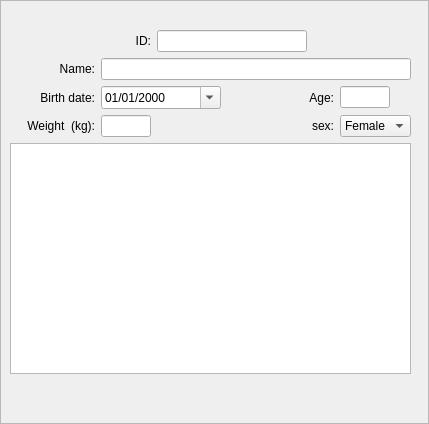
<?xml version="1.0" encoding="UTF-8"?>
<ui version="4.0">
 <class>Patient</class>
 <widget class="QFrame" name="Patient">
  <property name="geometry">
   <rect>
    <x>0</x>
    <y>0</y>
    <width>429</width>
    <height>424</height>
   </rect>
  </property>
  <property name="maximumSize">
   <size>
    <width>16777215</width>
    <height>16777215</height>
   </size>
  </property>
  <property name="windowTitle">
   <string>Frame</string>
  </property>
  <property name="frameShape">
   <enum>QFrame::StyledPanel</enum>
  </property>
  <property name="frameShadow">
   <enum>QFrame::Raised</enum>
  </property>
  <widget class="QWidget" name="layoutWidget">
   <property name="geometry">
    <rect>
     <x>0</x>
     <y>20</y>
     <width>421</width>
     <height>364</height>
    </rect>
   </property>
   <layout class="QGridLayout" name="grid_layout">
    <property name="margin">
     <number>10</number>
    </property>
    <item row="3" column="0">
     <widget class="QLabel" name="label_6">
      <property name="text">
       <string>Weight  (kg):</string>
      </property>
      <property name="alignment">
       <set>Qt::AlignRight|Qt::AlignTrailing|Qt::AlignVCenter</set>
      </property>
      <property name="buddy">
       <cstring>tx_weight</cstring>
      </property>
     </widget>
    </item>
    <item row="1" column="0">
     <widget class="QLabel" name="label">
      <property name="text">
       <string>Name:</string>
      </property>
      <property name="alignment">
       <set>Qt::AlignRight|Qt::AlignTrailing|Qt::AlignVCenter</set>
      </property>
      <property name="buddy">
       <cstring>tx_name</cstring>
      </property>
     </widget>
    </item>
    <item row="3" column="1">
     <widget class="QLineEdit" name="tx_weight">
      <property name="enabled">
       <bool>true</bool>
      </property>
      <property name="sizePolicy">
       <sizepolicy hsizetype="Fixed" vsizetype="Fixed">
        <horstretch>0</horstretch>
        <verstretch>0</verstretch>
       </sizepolicy>
      </property>
      <property name="maximumSize">
       <size>
        <width>50</width>
        <height>16777215</height>
       </size>
      </property>
     </widget>
    </item>
    <item row="2" column="4">
     <widget class="QLineEdit" name="tx_age">
      <property name="enabled">
       <bool>true</bool>
      </property>
      <property name="sizePolicy">
       <sizepolicy hsizetype="Fixed" vsizetype="Fixed">
        <horstretch>0</horstretch>
        <verstretch>0</verstretch>
       </sizepolicy>
      </property>
      <property name="maximumSize">
       <size>
        <width>50</width>
        <height>16777215</height>
       </size>
      </property>
     </widget>
    </item>
    <item row="1" column="1" colspan="4">
     <widget class="QLineEdit" name="tx_name">
      <property name="enabled">
       <bool>true</bool>
      </property>
     </widget>
    </item>
    <item row="2" column="3">
     <widget class="QLabel" name="label_4">
      <property name="text">
       <string>Age:</string>
      </property>
      <property name="alignment">
       <set>Qt::AlignRight|Qt::AlignTrailing|Qt::AlignVCenter</set>
      </property>
      <property name="buddy">
       <cstring>tx_age</cstring>
      </property>
     </widget>
    </item>
    <item row="2" column="1" colspan="2">
     <widget class="QDateEdit" name="dt_birth_date">
      <property name="enabled">
       <bool>true</bool>
      </property>
      <property name="sizePolicy">
       <sizepolicy hsizetype="Fixed" vsizetype="Fixed">
        <horstretch>0</horstretch>
        <verstretch>0</verstretch>
       </sizepolicy>
      </property>
      <property name="maximumSize">
       <size>
        <width>120</width>
        <height>16777215</height>
       </size>
      </property>
      <property name="frame">
       <bool>true</bool>
      </property>
      <property name="displayFormat">
       <string>dd/MM/yyyy</string>
      </property>
      <property name="calendarPopup">
       <bool>true</bool>
      </property>
     </widget>
    </item>
    <item row="0" column="1">
     <widget class="QLabel" name="label_2">
      <property name="sizePolicy">
       <sizepolicy hsizetype="Preferred" vsizetype="Preferred">
        <horstretch>0</horstretch>
        <verstretch>0</verstretch>
       </sizepolicy>
      </property>
      <property name="text">
       <string>ID:</string>
      </property>
      <property name="alignment">
       <set>Qt::AlignRight|Qt::AlignTrailing|Qt::AlignVCenter</set>
      </property>
      <property name="buddy">
       <cstring>tx_id</cstring>
      </property>
     </widget>
    </item>
    <item row="4" column="0" colspan="5">
     <widget class="QPlainTextEdit" name="tx_notes">
      <property name="maximumSize">
       <size>
        <width>16777215</width>
        <height>16777215</height>
       </size>
      </property>
     </widget>
    </item>
    <item row="0" column="2" colspan="3">
     <widget class="QLineEdit" name="tx_id">
      <property name="enabled">
       <bool>true</bool>
      </property>
      <property name="sizePolicy">
       <sizepolicy hsizetype="Fixed" vsizetype="Fixed">
        <horstretch>0</horstretch>
        <verstretch>0</verstretch>
       </sizepolicy>
      </property>
      <property name="maximumSize">
       <size>
        <width>150</width>
        <height>16777215</height>
       </size>
      </property>
     </widget>
    </item>
    <item row="2" column="0">
     <widget class="QLabel" name="label_3">
      <property name="text">
       <string>Birth date:</string>
      </property>
      <property name="alignment">
       <set>Qt::AlignRight|Qt::AlignTrailing|Qt::AlignVCenter</set>
      </property>
      <property name="buddy">
       <cstring>dt_birth_date</cstring>
      </property>
     </widget>
    </item>
    <item row="3" column="4">
     <widget class="QComboBox" name="cb_sex">
      <property name="enabled">
       <bool>true</bool>
      </property>
      <property name="sizePolicy">
       <sizepolicy hsizetype="Fixed" vsizetype="Fixed">
        <horstretch>0</horstretch>
        <verstretch>0</verstretch>
       </sizepolicy>
      </property>
      <property name="maximumSize">
       <size>
        <width>100</width>
        <height>16777215</height>
       </size>
      </property>
      <item>
       <property name="text">
        <string>Female</string>
       </property>
      </item>
      <item>
       <property name="text">
        <string>Male</string>
       </property>
      </item>
      <item>
       <property name="text">
        <string>Other</string>
       </property>
      </item>
     </widget>
    </item>
    <item row="3" column="3">
     <widget class="QLabel" name="label_5">
      <property name="text">
       <string>sex:</string>
      </property>
      <property name="alignment">
       <set>Qt::AlignRight|Qt::AlignTrailing|Qt::AlignVCenter</set>
      </property>
      <property name="buddy">
       <cstring>cb_sex</cstring>
      </property>
     </widget>
    </item>
   </layout>
  </widget>
  <action name="act_edit">
   <property name="checkable">
    <bool>true</bool>
   </property>
   <property name="icon">
    <iconset resource="../icons.qrc">
     <normaloff>:/database/resources/edit.svg</normaloff>:/database/resources/edit.svg</iconset>
   </property>
   <property name="text">
    <string>Edit/Update</string>
   </property>
   <property name="toolTip">
    <string>Edit/Update record</string>
   </property>
  </action>
  <action name="act_undo">
   <property name="icon">
    <iconset resource="../icons.qrc">
     <normaloff>:/database/resources/undo.svg</normaloff>:/database/resources/undo.svg</iconset>
   </property>
   <property name="text">
    <string>Undo</string>
   </property>
   <property name="toolTip">
    <string>Undo edition and lock record</string>
   </property>
  </action>
  <action name="act_notes">
   <property name="icon">
    <iconset resource="../icons.qrc">
     <normaloff>:/database/resources/notas.svg</normaloff>:/database/resources/notas.svg</iconset>
   </property>
   <property name="text">
    <string>Notes</string>
   </property>
  </action>
 </widget>
 <tabstops>
  <tabstop>tx_name</tabstop>
  <tabstop>dt_birth_date</tabstop>
  <tabstop>tx_age</tabstop>
  <tabstop>tx_weight</tabstop>
  <tabstop>tx_notes</tabstop>
 </tabstops>
 <resources>
  <include location="../icons.qrc"/>
 </resources>
 <connections/>
</ui>
